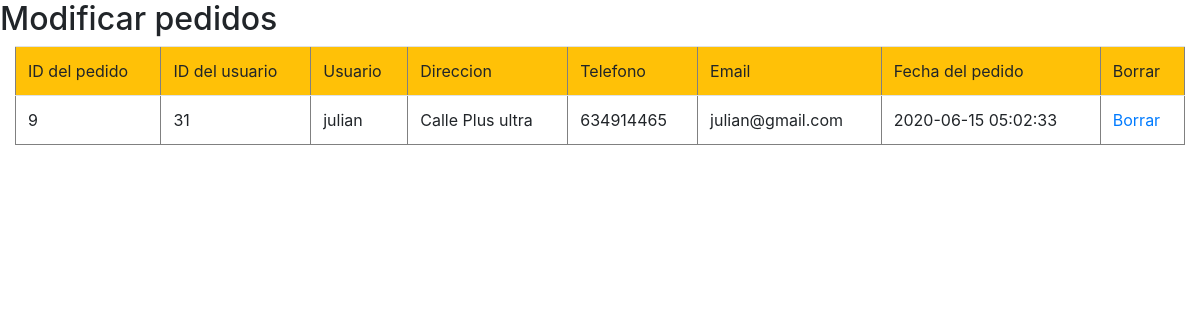
The app's page /panelmodped.php with its own data.
### tables this page shows
CREATE TABLE `pedidos` (
  `ID` int(11) NOT NULL,
  `ID_user` int(11) NOT NULL,
  `Usuario` varchar(255) NOT NULL,
  `Dirección` varchar(255) NOT NULL,
  `Telefono` int(9) NOT NULL,
  `Email` varchar(255) NOT NULL,
  `Fecha` timestamp NOT NULL DEFAULT current_timestamp() ON UPDATE current_timestamp()
);

### panelmodped.php (the view, shortened to what this page needs)
<!DOCTYPE html>
<html>
<head>
	<link rel="stylesheet" href="https://stackpath.bootstrapcdn.com/bootstrap/4.5.0/css/bootstrap.min.css">
</head>
<body>
	<h2 class="login-header">Modificar pedidos</h2>
	<div class="container-fluid">
		<div id="PED">
			<div class="row">
				<div class="col-12">
					<?php
					require("config.php");
					$sql="SELECT * FROM pedidos";
					$result = $conn->query($sql);
					echo "<table border='1'; class='table';>";
					echo "<tr class='bg-warning'>";
					echo "<td>ID del pedido</td>";
					echo "<td>ID del usuario</td>";
					echo "<td>Usuario</td>";
					echo "<td>Direccion</td>";
					echo "<td>Telefono</td>";
					echo "<td>Email</td>";
					echo "<td>Fecha del pedido</td>";
					echo "<td>Borrar</td>";
					echo "</tr>";
					while($arreglo=mysqli_fetch_array($result)){
						echo "<tr class='success'>";
						echo "<td>$arreglo[0]</td>";
						echo "<td>$arreglo[1]</td>";
						echo "<td>$arreglo[2]</td>";
						echo "<td>$arreglo[3]</td>";
						echo "<td>$arreglo[4]</td>";
						echo "<td>$arreglo[5]</td>";
						echo "<td>$arreglo[6]</td>";
						echo "<td><a href='#' onclick='delete_pedido($arreglo[0])'>Borrar</a></td>";
						echo "</tr>";
					}
					echo "</table>";
					?>
				</div>
			</div>
		</div>
	</div>
</body>
</html>

### records on screen
pedidos: ID "9", ID_user "31", Usuario "julian", Dirección "Calle Plus ultra", Telefono "634914465", Email "julian@gmail.com", Fecha "2020-06-15 05:02:33"
